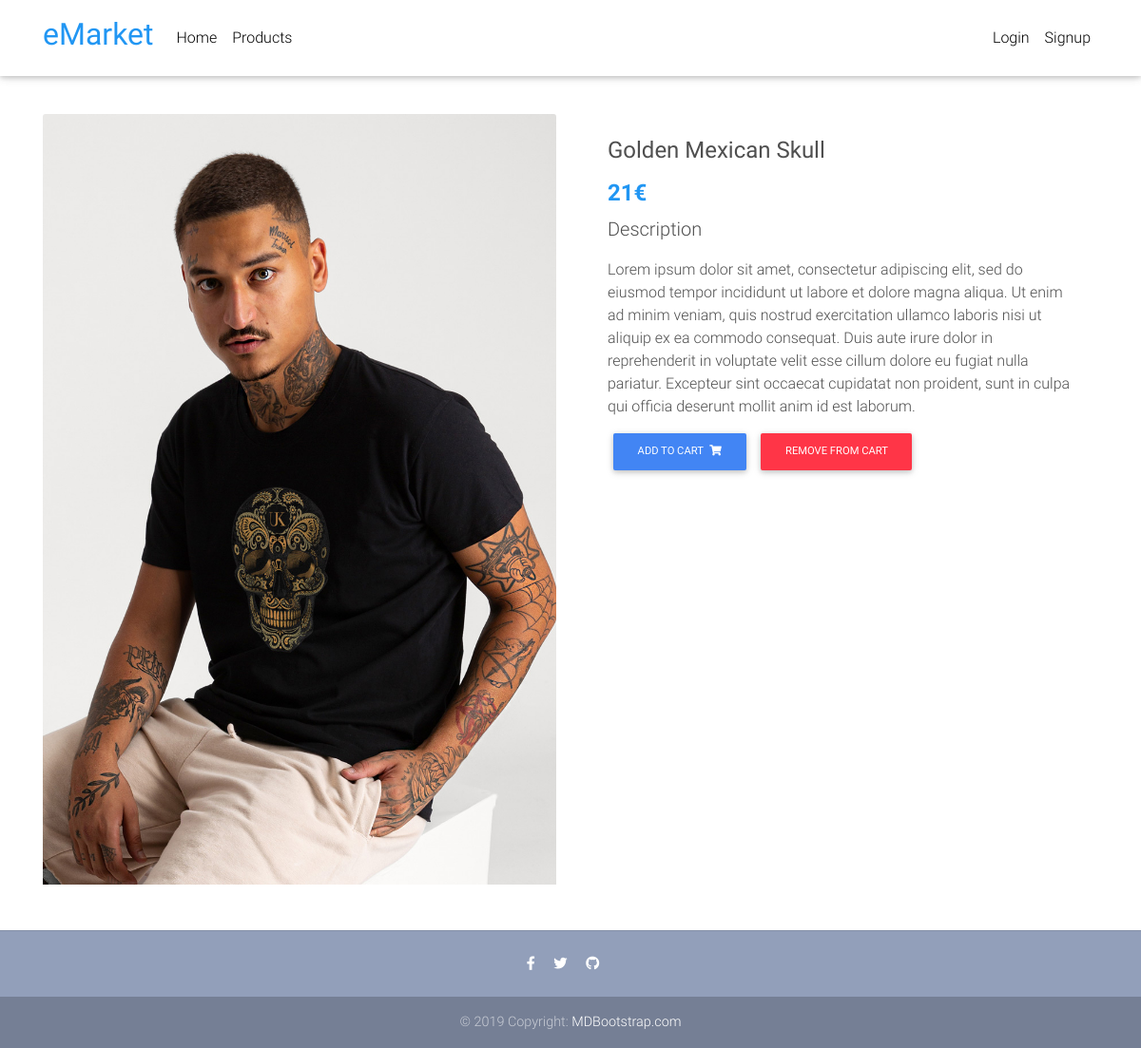
The app's page /product/ESAPC-4/ with its own data.
### products/models.py (models this page shows, shortened)
class Item(models.Model):
    title = models.CharField(max_length=100)
    slug = models.SlugField()
    category = models.ManyToManyField(Category)
    label = models.CharField(choices=LABEL_CHOICES, blank=True, null=True, max_length=1)
    price = models.IntegerField()
    discount = models.IntegerField(blank=True, null=True)
    description = models.TextField()
    def get_absolute_url(self):
        return reverse("products:product", kwargs={
            "slug": self.slug
        })
    def get_add_to_cart_url(self):
        return reverse("products:add-to-cart", kwargs={
            "slug": self.slug
        })
    def get_remove_from_cart_url(self):
        return reverse("products:remove-from-cart", kwargs={
            "slug": self.slug
        })

### products/views.py (the view)
# urls.py: path('product/<slug>/', views.ItemDetailView.as_view(), name='product'),
class ItemDetailView(DetailView):
    model = Item
    template_name = "product.html"

### products/templates/product.html (shortened to what this page needs)
{% load static %}
{% load i18n %}
{% load cart_count_tag %}
<!DOCTYPE html>
<html lang="en">
<head>
  <link rel="stylesheet" href="https://use.fontawesome.com/releases/v5.11.2/css/all.css">
  <link href="{% static 'css/bootstrap.min.css' %}" rel="stylesheet">
  <link href="{% static 'css/mdb.min.css' %}" rel="stylesheet">
  <link href="{% static 'css/style.min.css' %}" rel="stylesheet">
</head>
<body>
  <nav class="navbar fixed-top navbar-expand-lg navbar-light white scrolling-navbar">
    <div class="container">
      <a class="navbar-brand waves-effect" class="nav-link waves-effect" href="/..">
        <h2><strong class="blue-text">eMarket</strong></h2>
      </a>
      <div class="collapse navbar-collapse" id="navbarSupportedContent">
        <ul class="navbar-nav mr-auto">
          <li class="nav-item">
            <a class="nav-link waves-effect" href="/..">{% trans "Home" %}
            </a>
          </li>
          <li class="nav-item">
            <a class="nav-link waves-effect" href="/../product-list/">{% trans "Products" %}
            </a>
          </li>
        </ul>
        <ul class="navbar-nav nav-flex-icons">
          {% if request.user.is_authenticated %}
          <li class="nav-item">
            <p style="margin-top: 8px; margin-right: 15px;">{% trans "Welcome back" %} {{ request.user|title }}!</p>
          </li>
          <li class="nav-item">
            <a href="/order-summary/" class="nav-link waves-effect">
              <span class="badge red z-depth-1 mr-1"> {{ request.user|cart_item_count }} </span>
              <i class="fas fa-shopping-cart"></i>
              <span class="clearfix d-none d-sm-inline-block"> {% trans "Cart" %} </span>
            </a>
          </li>
          <li class="nav-item">
            <a class="nav-link waves-effect" href="{% url 'account_logout' %}">
              <span class="clearfix d-none d-sm-inline-block"> {% trans "Logout" %} </span>
            </a>
          </li>
          {% else %}
          <li class="nav-item">
            <a class="nav-link waves-effect" href="{% url 'account_login' %}">
              <span class="clearfix d-none d-sm-inline-block"> {% trans "Login" %} </span>
            </a>
          </li>
          <li class="nav-item">
            <a class="nav-link waves-effect" href="{% url 'account_signup' %}">
              <span class="clearfix d-none d-sm-inline-block"> {% trans "Signup" %} </span>
            </a>
          </li>
          {% endif %}
        </ul>
      </div>
    </div>
  </nav>
  <main class="mt-5 pt-4">
    <div class="container dark-grey-text mt-5">
      <div class="row wow fadeIn">
        <div class="col-md-6 mb-4">
          {% with 'img/merchandise/'|add:item.title|add:'.jpg' as image_static %}
            <img src="{% static image_static %}" class="card-img-top" alt="">
          {% endwith %}
        </div>
        <div class="col-md-6 mb-4">
          <div class="p-4">
            <div class="mb-3">
              <h4>
                <strong>
                  <a href="{{ item.get_absolute_url }}" class="dark-grey-text">{{ item.title }}</a>
                </strong>
              </h4>
            </div>
            <h4 class="font-weight-bold blue-text">
              {% if item.discount != null %}
                <strong>{{ item.discount }}€</strong>
                <span class="mr-1">
                  <del style="color:gray;">{{ item.price }}€</del>
                </span>
              {% else %}
                <strong>{{ item.price }}€</strong>
              {% endif %}
            </h4>
            <p class="lead">{% trans "Description" %}</p>
            <p>{{ object.description }}</p>
            <a href="{{ object.get_add_to_cart_url }}" class="btn btn-primary btn-md my-0 p">{% trans "Add to cart" %}
              <i class="fas fa-shopping-cart ml-1"></i>
            </a>
            <a href="{{ object.get_remove_from_cart_url }}" class="btn btn-danger btn-md my-0 p">{% trans "Remove from cart" %}</a>
          </div>
        </div>
      </div>
    </div>
  </main>
  <footer class="page-footer text-center font-small mt-4 wow fadeIn">
    <hr class="my-4">
    <div class="pb-4">
      <a href="https://www.facebook.com/tony.prapas/" target="_blank">
        <i class="fab fa-facebook-f mr-3"></i>
      </a>
      <a href="https://twitter.com/TonyPr99" target="_blank">
        <i class="fab fa-twitter mr-3"></i>
      </a>
      <a href="https://github.com/PrapasAntonis99/eShop" target="_blank">
        <i class="fab fa-github mr-3"></i>
      </a>
    </div>
    <div class="footer-copyright py-3">
      © 2019 Copyright:
      <a href="https://mdbootstrap.com/education/bootstrap/" target="_blank"> MDBootstrap.com </a>
    </div>
  </footer>
</body>
</html>

### records on screen
Item: title "Golden Mexican Skull", price "21", description "Lorem ipsum dolor sit amet, consectetur adipiscing elit, sed do eiusmod tempor incididunt ut labore et dolore magna aliqua. Ut enim ad minim veniam, quis nostrud exercitation ullamco laboris nisi ut aliquip ex ea commodo consequat. Duis aute irure dolor in reprehenderit in voluptate velit esse cillum dolore eu fugiat nulla pariatur. Excepteur sint occaecat cupidatat non proident, sunt in culpa qui officia deserunt mollit anim id est laborum."
